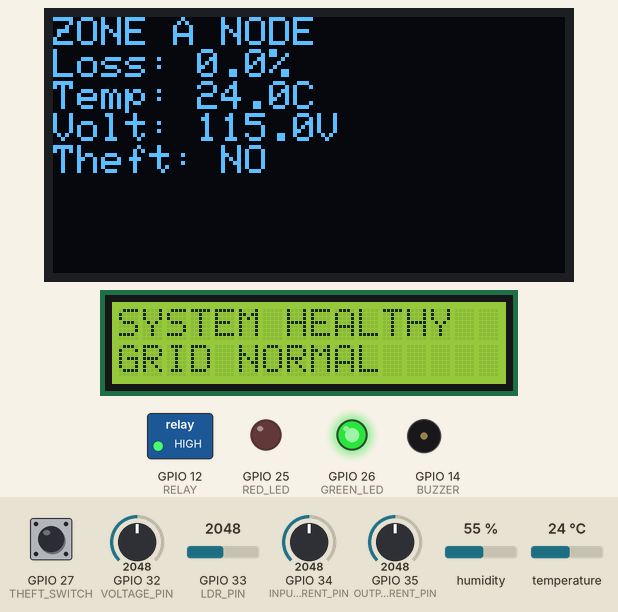
A sketch run on a simulated ESP32. Shown: 128×64 one-colour display, 16×2 character LCD, switched loads named in the sketch (green lamp = pin HIGH), output pins drawn as LEDs (lit = HIGH), buzzer (waves = sounding, pin HIGH). The inputs (shaded band) are chosen by the test bench; at power-on: GPIO 27 (THEFT_SWITCH) HIGH, GPIO 35 (OUTPUT_CURRENT_PIN) = 2048, GPIO 34 (INPUT_CURRENT_PIN) = 2048, temperature 24 °C, GPIO 32 (VOLTAGE_PIN) = 2048, GPIO 33 (LDR_PIN) = 2048, humidity 55 %. WiFi joins after 1.5 s; servers stay silent unless stated; uploads are accepted with an empty reply; what the sketch prints to the serial monitor is not drawn.

Above: at 4.8 s.
4.9 s: GPIO 27 (THEFT_SWITCH) pulled LOW for 0.65 s
At 6.8 s:
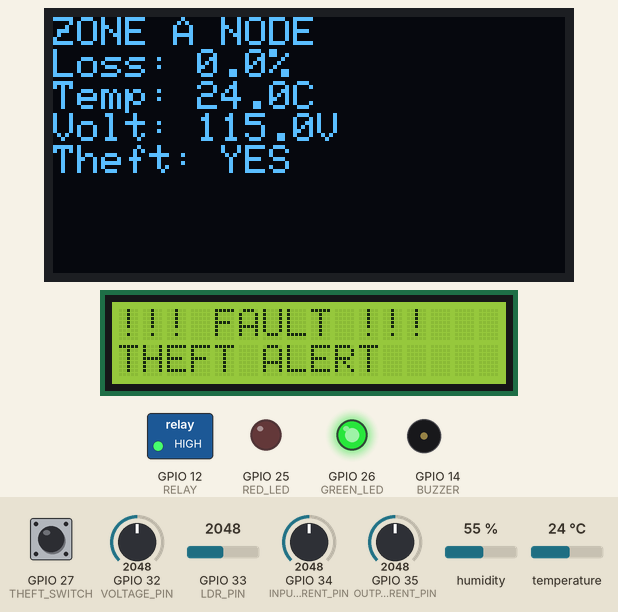
8.5 s: GPIO 35 (OUTPUT_CURRENT_PIN) set to 1983
At 9.0 s:
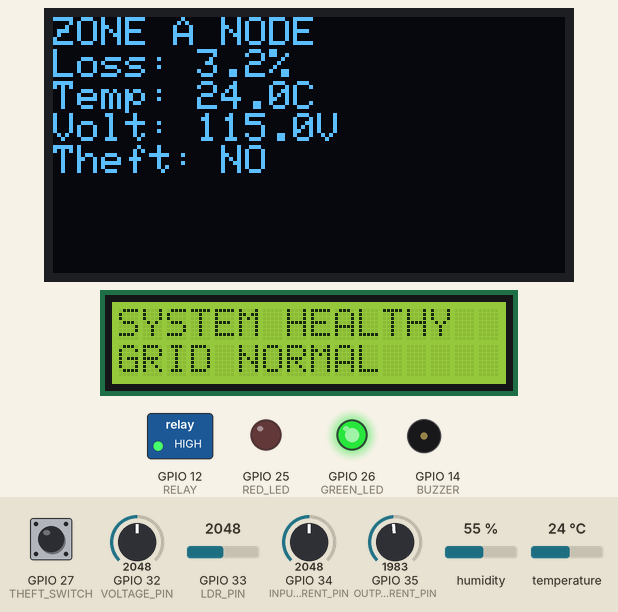
10.1 s: GPIO 35 (OUTPUT_CURRENT_PIN) set to 1884
At 11.3 s:
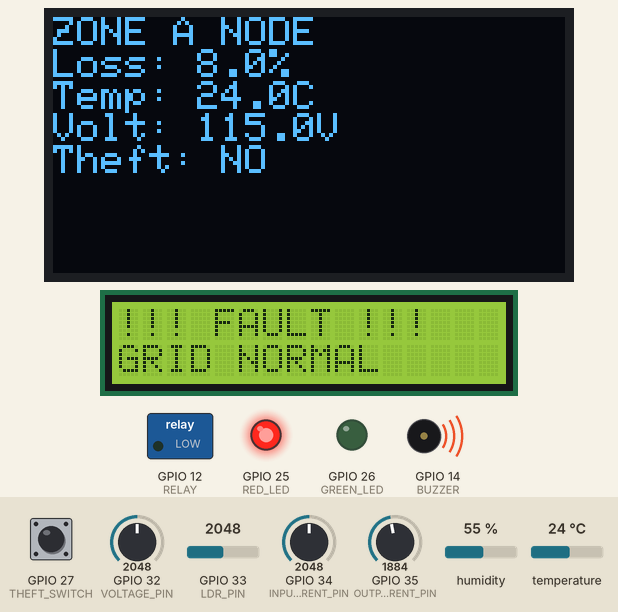
11.7 s: GPIO 27 (THEFT_SWITCH) pulled LOW for 1 s
At 12.06 s:
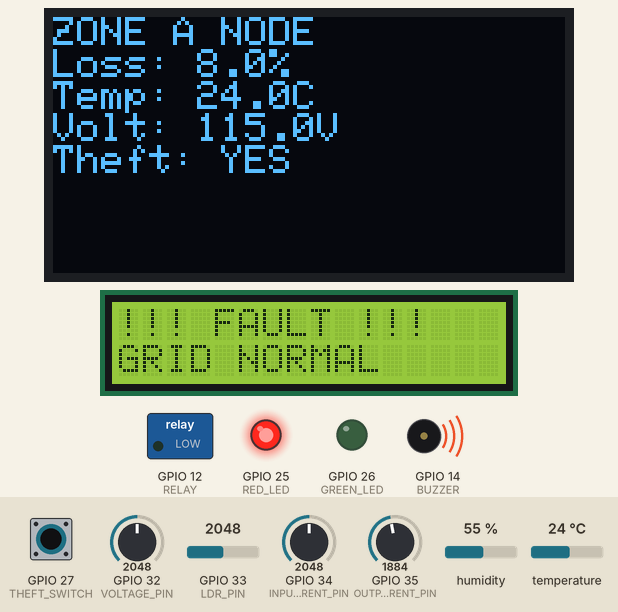
15.1 s: GPIO 34 (INPUT_CURRENT_PIN) set to 1925
At 16.2 s:
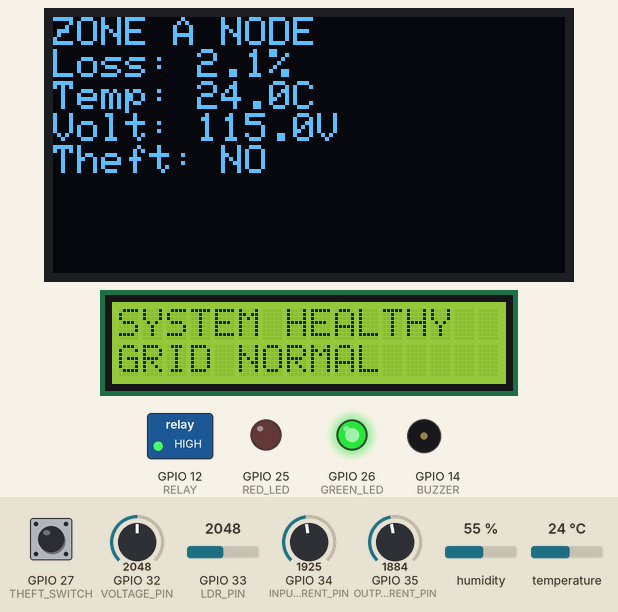
16.7 s: temperature set to 12 °C
At 17.8 s:
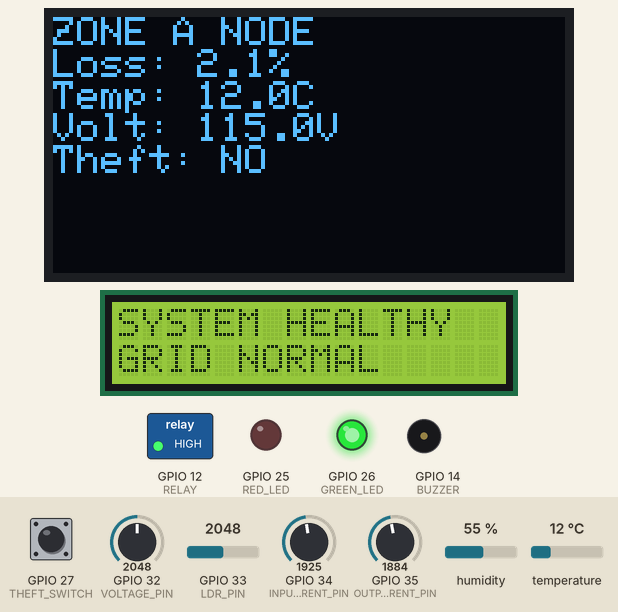
Timing chart, 0 to 19.5 s (numbered marks = the images above; inputs shaded):
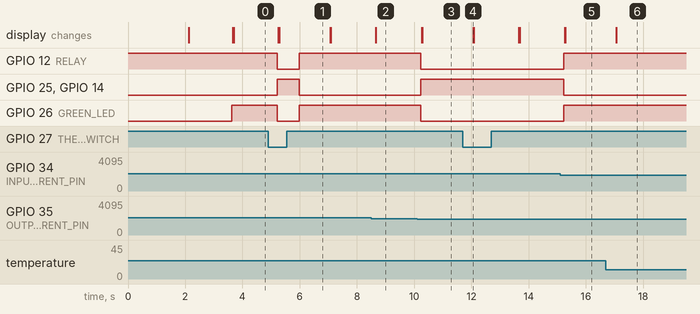

Measured:
- the behaviour switches between 1946 and 1945 on GPIO 35 (OUTPUT_CURRENT_PIN) (found by bisection; images 2 and 3)
- the behaviour switches between 1984 and 1983 on GPIO 34 (INPUT_CURRENT_PIN) (found by bisection; images 4 and 5)
- after the input at 4.9 s, GPIO 12 (RELAY), GPIO 26 (GREEN_LED): HIGH → LOW after 0.32 s, → HIGH 0.77 s later; GPIO 25 (RED_LED), GPIO 14 (BUZZER): LOW → HIGH after 0.32 s, → LOW 0.77 s later; the display: first changes after 0.36 s (image 1 shows a later state)
- after the input at 8.5 s, the display: changes after 0.16 s (image 2)
- after the input at 10.1 s, GPIO 12 (RELAY), GPIO 26 (GREEN_LED): HIGH → LOW after 0.12 s; GPIO 25 (RED_LED), GPIO 14 (BUZZER): LOW → HIGH after 0.12 s; the display: first changes after 0.16 s (image 3 shows a later state)
- after the input at 11.7 s, the display: changes after 0.36 s (image 4)
- after the input at 15.1 s, GPIO 12 (RELAY), GPIO 26 (GREEN_LED): LOW → HIGH after 0.12 s; GPIO 25 (RED_LED), GPIO 14 (BUZZER): HIGH → LOW after 0.12 s; the display: first changes after 0.16 s (image 5 shows a later state)
- after the input at 16.7 s, the display: changes after 0.36 s (image 6)

The sketch:

sketch.ino
```cpp
#include <WiFi.h>
#include <HTTPClient.h>
#include <Wire.h>
#include <DHT.h>
#include <Adafruit_GFX.h>
#include <Adafruit_SSD1306.h>
#include <LiquidCrystal_I2C.h>

// ================= WIFI =================
const char* ssid = "Wokwi-GUEST";
const char* password = "";

const char* firebaseURL =
"https://createch-66f04-default-rtdb.firebaseio.com/gridNode.json";

// ================= PINS =================
#define INPUT_CURRENT_PIN 34
#define OUTPUT_CURRENT_PIN 35
#define VOLTAGE_PIN 32
#define LDR_PIN 33

#define DHT_PIN 4
#define DHT_TYPE DHT22
#define THEFT_SWITCH 27

#define RED_LED 25
#define GREEN_LED 26
#define BUZZER 14
#define RELAY 12

// ================= DISPLAY =================
#define SCREEN_WIDTH 128
#define SCREEN_HEIGHT 64

Adafruit_SSD1306 oled(SCREEN_WIDTH, SCREEN_HEIGHT, &Wire, -1);
LiquidCrystal_I2C lcd(0x27, 16, 2);

DHT dht(DHT_PIN, DHT_TYPE);

// ================= VARIABLES =================
float inputCurrent, outputCurrent, voltageValue;
float lossPercent, temperature;
int ldrValue;

bool theftDetected;
bool faultDetected;

unsigned long lastUpload = 0;
unsigned long lastDisplayUpdate = 0;

// ================= WIFI =================
void connectWiFi() {
  WiFi.begin(ssid, password);
  Serial.print("Connecting WiFi");

  while (WiFi.status() != WL_CONNECTED) {
    delay(500);
    Serial.print(".");
  }

  Serial.println("\nWiFi Connected!");
}

// ================= FIREBASE =================
void sendToFirebase() {

  if (WiFi.status() == WL_CONNECTED) {

    HTTPClient http;
    http.begin(firebaseURL);
    http.addHeader("Content-Type", "application/json");

    String statusText = faultDetected ? "FAULT" : "NORMAL";

    String jsonData = "{";
    jsonData += "\"inputCurrent\":" + String(inputCurrent,2) + ",";
    jsonData += "\"outputCurrent\":" + String(outputCurrent,2) + ",";
    jsonData += "\"lossPercent\":" + String(lossPercent,2) + ",";
    jsonData += "\"temperature\":" + String(temperature,2) + ",";
    jsonData += "\"voltage\":" + String(voltageValue,2) + ",";
    jsonData += "\"ldr\":" + String(ldrValue) + ",";
    jsonData += "\"theft\":" + String(theftDetected ? "true" : "false") + ",";
    jsonData += "\"status\":\"" + statusText + "\"";
    jsonData += "}";

    int response = http.PUT(jsonData);

    Serial.print("Firebase Response: ");
    Serial.println(response);

    http.end();
  }
}

// ================= SETUP =================
void setup() {

  Serial.begin(115200);

  pinMode(THEFT_SWITCH, INPUT_PULLUP);
  pinMode(RED_LED, OUTPUT);
  pinMode(GREEN_LED, OUTPUT);
  pinMode(BUZZER, OUTPUT);
  pinMode(RELAY, OUTPUT);

  digitalWrite(RELAY, HIGH);

  dht.begin();
  Wire.begin(21, 22);

  // OLED Init
  if(!oled.begin(SSD1306_SWITCHCAPVCC, 0x3C)) {
    Serial.println("OLED not found!");
    while(true);
  }
  oled.clearDisplay();
  oled.setTextSize(1);
  oled.setTextColor(WHITE);

  // LCD Init
  lcd.init();
  lcd.backlight();
  lcd.clear();
  lcd.setCursor(0,0);
  lcd.print("Smart Grid Node");
  delay(2000);
  lcd.clear();

  connectWiFi();
}

// ================= LOOP =================
void loop() {

  // Reconnect WiFi if needed
  if (WiFi.status() != WL_CONNECTED) {
    connectWiFi();
  }

  // ===== READ SENSORS =====
  inputCurrent  = (analogRead(INPUT_CURRENT_PIN)  / 4095.0) * 10.0;
  outputCurrent = (analogRead(OUTPUT_CURRENT_PIN) / 4095.0) * 10.0;
  voltageValue  = (analogRead(VOLTAGE_PIN)        / 4095.0) * 230.0;
  ldrValue      = analogRead(LDR_PIN);

  if (inputCurrent > 0.1)
    lossPercent = ((inputCurrent - outputCurrent) / inputCurrent) * 100.0;
  else
    lossPercent = 0;

  temperature = dht.readTemperature();
  if (isnan(temperature)) temperature = 0;

  theftDetected = (digitalRead(THEFT_SWITCH) == LOW);

  // ===== FAULT LOGIC =====
  faultDetected = false;
  if (lossPercent > 5.0) faultDetected = true;
  if (temperature > 60.0) faultDetected = true;
  if (theftDetected) faultDetected = true;

  // ===== OUTPUT CONTROL =====
  digitalWrite(RED_LED, faultDetected);
  digitalWrite(GREEN_LED, !faultDetected);
  digitalWrite(BUZZER, faultDetected);
  digitalWrite(RELAY, faultDetected ? LOW : HIGH);

  // ===== SERIAL PRINT =====
  Serial.println("========== SMART GRID NODE ==========");
  Serial.print("Input Current: "); Serial.print(inputCurrent); Serial.println(" A");
  Serial.print("Output Current: "); Serial.print(outputCurrent); Serial.println(" A");
  Serial.print("Voltage: "); Serial.print(voltageValue); Serial.println(" V");
  Serial.print("Loss %: "); Serial.println(lossPercent);
  Serial.print("Temperature: "); Serial.print(temperature); Serial.println(" C");
  Serial.print("LDR Value: "); Serial.println(ldrValue);
  Serial.print("Theft: "); Serial.println(theftDetected ? "YES" : "NO");
  Serial.print("Status: "); Serial.println(faultDetected ? "FAULT" : "NORMAL");
  Serial.println("=====================================\n");

  // ===== DISPLAY UPDATE =====
  if (millis() - lastDisplayUpdate > 1500) {
    lastDisplayUpdate = millis();

    oled.clearDisplay();
    oled.setCursor(0,0);
    oled.println("ZONE A NODE");
    oled.print("Loss: "); oled.print(lossPercent,1); oled.println("%");
    oled.print("Temp: "); oled.print(temperature,1); oled.println("C");
    oled.print("Volt: "); oled.print(voltageValue,1); oled.println("V");
    oled.print("Theft: "); oled.println(theftDetected ? "YES" : "NO");
    oled.display();

    lcd.clear();
    lcd.setCursor(0,0);
    lcd.print(faultDetected ? "!!! FAULT !!!" : "SYSTEM HEALTHY");
    lcd.setCursor(0,1);
    lcd.print(theftDetected ? "THEFT ALERT" : "GRID NORMAL");
  }

  // ===== FIREBASE UPDATE =====
  if (millis() - lastUpload > 5000) {
    lastUpload = millis();
    sendToFirebase();
  }

  delay(500);
}
```
